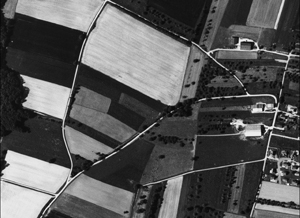
#> input picture 4 Term Project/road.jpg, 300 x 218 px
$ jupyter execute --allow-errors Term_test1.ipynb   (Python 2 division)   (older library calls are emulated)
#> lines starting #> are read from the running program, lines starting #| are printed output that depends on the picture; long printed decimals are rounded
##### UNIST 20115009 Kyunghoon Kim

# Recovering Line-Networks in Images by Junction-Point Processes
http://ieeexplore.ieee.org/xpls/abs_all.jsp?arnumber=6619091&tag=1

This is about simulation of CVPR paper.

[cell 1]
from PIL import Image # Load PIL(Python Image Library)
import matplotlib.pyplot as plt # Load pyplot library
import numpy as np # Load Numerical Library
import copy
import timeit
import math
import random

[cell 2]
im = Image.open('road.jpg') # Load the image file
#> im is the input picture: PIL image 300x218 RGB; min 2, max 249, mean 89.1
imarray = np.array(im) # Construct the array
print im.size
#| (300, 218)

[cell 3]
imgray = im.convert('L') # Convert the image to gray scale
plt.imshow(imgray, cmap=plt.get_cmap('gray'), interpolation='nearest') # interpolation='nearest' simply display the image without try to interpolate betwen pixels if the display resolution is not the same as the image resolution (which is most often the case). It will results in an image in which is image pixel is displayed as a square of multiple display pixels.

imgray_array = np.array(imgray) # Let imgray_array be the array of imgray.
print imgray_array # As we know, each pixels have a color value.
#> (printed output is left out)

[cell 4]
plt.hist(imgray_array.flatten(), 256, [0,256]);
#> figure, not shown here; tallest bar 1464 high, from x = 36 to 37

[cell 5]
img = imgray_array
print im.size
#| (300, 218)

### Poisson Distribution $f(n;\lambda)=\frac{\lambda^n e^{-\lambda}}{n!}$

The Poisson parameter $\lambda_F$ which represents the expected number of junction-points is calculated as the average number of junction-points in the annotated image samples.

[cell 6]
lambda_F = 10
def poisson_dist(n, lamb):
    return (lamb**n*math.exp(-lamb))/math.factorial(n)

### the Occurrence probability of a k-junction-point in $x$

The Maximum Likelihood Estimate of each occurrence probability $p_k \in \mathcal{P}$ is given by the rate of k-junction-points in the annotated image samples.

### $\alpha$ : the Collection of the parameter sets $\{\alpha_1 , \cdots , \alpha_k \}$ of the Dirichlet distribution of the k-junction-points with $k\geq 1$.

Since there is no closed-form solution for the Maximum Likelihood Estimate of Dirichlet distribution, we apply a fixed-point iteration to estimate the parameter set $\alpha$[1].

[1]: Minka, Thomas P. "Estimating a Dirichlet distribution.", 2000

### $H_w$

$H_w$ is estimated by counting the number of lines with different widths from the annotated image samples.

# Optimization

### RJMCMC

#### Birth and death kernel

$$\frac{Q_{BD} (x' \rightarrow x )}{Q_{BD} (x \rightarrow x' )} = \frac{p_d}{p_b}\frac{\lambda_F}{n(x')}$$

$\lambda_F$ is the Poisson parameter representing the expected number of junction-points in the domain $F$.

$n(x')$ is the number of jucntion-points in the proposed configuration $x'$.

$p_d$ is the probability of choosing a death.

$p_b$ is the probability of choosing a birth. In practice, $p_d=p_b=0.5$.

#### Transition kernel

The translation kernel allows a junction-point to be moved without modifying the graph complexity. As the translation of a junction-point is proposed randomly, the proposition kernel ratio is simply given by
$$\frac{Q_T (x'\rightarrow x)}{Q_T(x\rightarrow x')}=1$$

# TEST

[cell 7]
plt.imshow(img, cmap=plt.get_cmap('gray'), interpolation='nearest')

[cell 8]
imgy, imgx = img.shape
#> imgy = 218; imgx = 300
print imgx, imgy
#| 300 218
total = imgx*imgy
#> total = 65400

### Image gradient Magnitude

[cell 9]
from scipy.ndimage import filters
imx = np.zeros(img.shape)
imy = np.zeros(img.shape)
#filters.sobel(img, 1, imx)

$I_x$

[cell 10]
for j in xrange(imgy-1):
    for i in xrange(imgx-1):
        imx[j,i]=img[j,i+1]-img[j,i] # delta x is 1
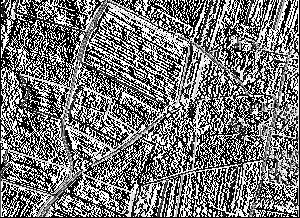
#> imx: shape (218, 300) float64; min 0, max 255, mean 119

[cell 11]
plt.imshow(imx, cmap=plt.get_cmap('gray'), interpolation='nearest')

$I_y$

[cell 12]
for j in xrange(imgx-1):
    for i in xrange(imgy-1):
        imy[i, j]=img[i+1,j]-img[i, j] # delta y is 1
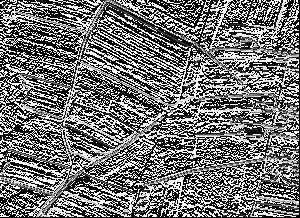
#> imy: shape (218, 300) float64; min 0, max 255, mean 115.5

[cell 13]
plt.imshow(imy, cmap=plt.get_cmap('gray'), interpolation='nearest')

##### Gradient Magnitude $|\nabla I|=\sqrt{I_x^2 + I_y^2}$

[cell 14]
img_grad = np.zeros(img.shape)
for j in xrange(imgy-1):
    for i in xrange(imgx-1):
        img_grad[j, i] = math.sqrt(imx[j, i]**2 + imy[j, i]**2)
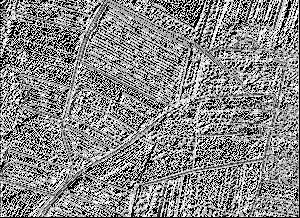
#> img_grad: shape (218, 300) float64; min 0, max 360.6, mean 194; drawn with min black and max white

[cell 15]
plt.imshow(img_grad, cmap=plt.get_cmap('gray'), interpolation='nearest')

[cell 16]
fig, ax = plt.subplots(1, 4, figsize=(15,10))
ax[0].imshow(img, cmap=plt.get_cmap('gray'), interpolation='nearest')
ax[0].set_title('original image')
ax[1].imshow(imx, cmap=plt.get_cmap('gray'), interpolation='nearest')
ax[1].set_title('x-derivative')
ax[2].imshow(imy, cmap=plt.get_cmap('gray'), interpolation='nearest')
ax[2].set_title('y-derivative')
ax[3].imshow(img_grad, cmap=plt.get_cmap('gray'), interpolation='nearest')
ax[3].set_title('Gradient magnitude')

But we use the sobel filter for the performance. http://docs.scipy.org/doc/scipy-0.14.0/reference/generated/scipy.ndimage.filters.sobel.html

[cell 17]
from scipy.ndimage import filters

imx = np.zeros(img.shape)
filters.sobel(img, 1, imx)
imy = np.zeros(img.shape)
filters.sobel(img, 0, imy)
img_grad = np.sqrt(imx**2 + imy**2)

fig, ax = plt.subplots(1, 4, figsize=(15,10))
ax[0].imshow(img, cmap=plt.get_cmap('gray'), interpolation='nearest')
ax[0].set_title('original image')
ax[1].imshow(imx, cmap=plt.get_cmap('gray'), interpolation='nearest')
ax[1].set_title('x-derivative')
ax[2].imshow(imy, cmap=plt.get_cmap('gray'), interpolation='nearest')
ax[2].set_title('y-derivative')
ax[3].imshow(img_grad, cmap=plt.get_cmap('gray'), interpolation='nearest')
ax[3].set_title('Gradient magnitude')

[cell 18]
plt.imshow(img_grad, cmap=plt.get_cmap('gray'), interpolation='nearest')

[cell 19]
plt.plot(img_grad[0]) # for first row of image
#> figure, not shown here; curve peaks at x = 284, y = 724.5

So I assume that the boundary $\partial G_x$ of the line region if img_grad value is bigger than 200

### Random Choice

[cell 20]
def rand(imgx, imgy):
    x = random.choice(range(imgx))
    y = random.choice(range(imgy))
    return x, y

========================================================================================

## Initialize $X_0 = w^{(0)}$, $t=0$

[cell 21]
sample = 10 # the number of randomly selected points

fig, ax = plt.subplots(1,1, figsize=(5,5))
ax.set_xlim([0,300])
# ax.set_ylim([0,200])

ax.imshow(img, cmap=plt.get_cmap('gray'), interpolation='nearest')
w = []
for i in xrange(sample):
    x, y = rand(imgx, imgy)
    w.append([x,y])
    ax.plot(x, y, '.r')

#A. Chose a sub-kernel $Q_m$ according to probability $p_m$

$$Q(w\rightarrow .) = \sum_m p_m Q_m(w\rightarrow . )$$

- $p_1=0.5$, $Q_{BD}$, Birth and death kernel
- $p_2=0.5$, $Q_{T}$, Transition kernel

[cell 22]
r = random.random()
#> (the rest of this cell did not finish here and is left out)

##A.1 Birth and death kernel

$$\frac{Q_{BD} (x' \rightarrow x )}{Q_{BD} (x \rightarrow x' )} = \frac{p_d}{p_b}\frac{\lambda_F}{n(x')}$$

$\lambda_F$ is the Poisson parameter representing the expected number of junction-points in the domain $F$.

$n(x')$ is the number of jucntion-points in the proposed configuration $x'$.

$p_d$ is the probability of choosing a death.

$p_b$ is the probability of choosing a birth. In practice, $p_d=p_b=0.5$.

[cell 23]
def Q_BD(w):
    if random.random()>0.5:
        # Birth
        x, y = rand(imgx, imgy)
        w.append([x, y])
    else:
        # Death
        w.pop(w.index(random.choice(w)))
    return w

##A.2 Transition kernel

The translation kernel allows a junction-point to be moved without modifying the graph complexity. As the translation of a junction-point is proposed randomly, the proposition kernel ratio is simply given by
$$\frac{Q_T (x'\rightarrow x)}{Q_T(x\rightarrow x')}=1$$

[cell 24]
def Q_T(w):
    return 1

* In this kernel, Green ratio is just calculated by the density $h(.)$ and the temparature $T_t$.

##### $\lambda_F$, lambda_F

[cell 25]
n = 11 # the number of junction-points
p = float(n)/total
#> p = 0.000168
lambda_F = n*p
#> lambda_F = 0.00185
print lambda_F
#| 0.00185

# B. the probability density $h$

$h(x)\propto h_d(x)h_p(x)$

## B.1 Data consistency $h_d$

We use the two conventional assumptions(similar colors, large gradients) to design the data consistency density $h_d$.
$$h_d(x)\propto \prod_{p\in I}P(I_p | G_x )$$

[cell 26]
plt.figure(figsize=(15,15))
plt.imshow(img_grad, interpolation='nearest')

We must make 'Region-based intensity' and 'Boundary-based intensity'. But I don't know the algorithm. So just consider the simple approaches.

Boundary means highvalue-lowvalue-highvalue. So I will extract this pattern from each row.

[cell 27]
plt.imshow(img_grad[80:100,60:80], interpolation='nearest')
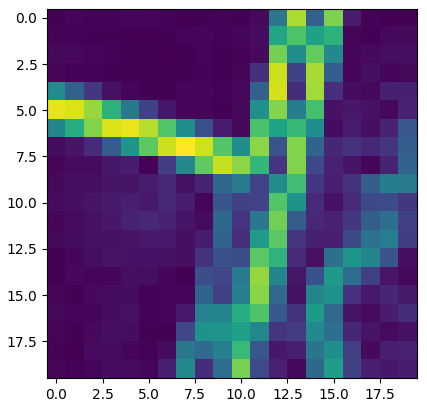
#> figure drawn by matplotlib, 1 panel

[cell 28]
plt.plot(img_grad[80:100,60:80]);
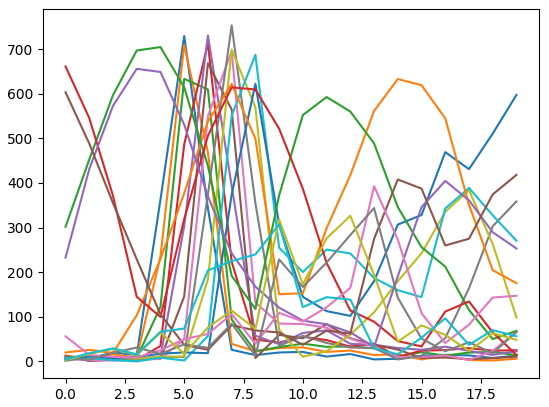
#> figure drawn by matplotlib, 1 panel; curve peaks at x = 5, y = 729.6; curve peaks at x = 5, y = 709.8; curve peaks at x = 5, y = 633.5

E.g., this pattern is boundary. I consider that the region is area between boundarys. So the region [13-15] is one region.

[cell 29]
plt.plot(img_grad[80:100,60:80][0]);
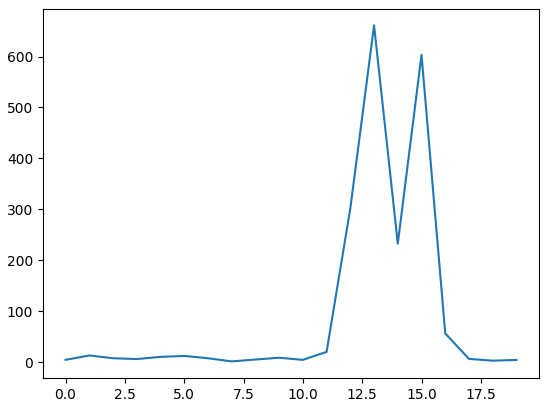
#> figure drawn by matplotlib, 1 panel; curve peaks at x = 13, y = 661.2

[cell 30]
plt.plot(img_grad[80])
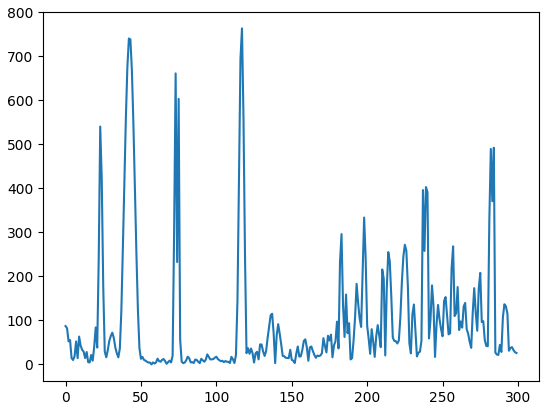
#> figure drawn by matplotlib, 1 panel; curve peaks at x = 117, y = 763.5

[cell 31]
row = img_grad[80]
left = row[0]
#> left = 87.13
temp = []
for right in row[1:]:
    if right>left and right>200: # differential > 0 and threshold of intensity
        left = right
        temp.append(right)
    else:
        left = right
        temp.append(0)
plt.plot(temp)
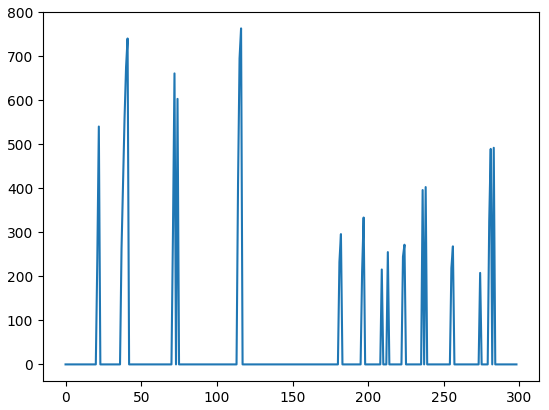
#> figure drawn by matplotlib, 1 panel; curve peaks at x = 116, y = 763.5

[cell 32]
interval = 8 # Take the interval [pixel, pixel+interval] at each pixel

index = 0
region = np.zeros(img.shape)
#> (the rest of this cell did not finish here and is left out)

### B.1.1 Region-based intensity Function

I consider that the region is area between boundarys.

[cell 33]
def region_based(interval):
#> called with interval = 4
    threshold = 300
    region = np.zeros(img.shape)
    column = 0
    for row in img_grad:
        left = row[0]
        temp = []
        for right in row[1:]:
            if right>left and right>threshold: # differential > 0
                left = right
                temp.append(right)
            else:
                left = right
                temp.append(0)

        index = 0
        for value in temp:
            next_index = min(index+interval, len(temp))
            test_box = []
            if value != 0:
                d1 = temp[index]
                for d2 in temp[index+1:next_index]:
                    if d2 > d1:
                        test_box.append(1)
                    else:
                        test_box.append(0)
                    d1 = d2

            """ Search pattern """
            pattern_box = array(test_box)
            pos = np.where(pattern_box == 1)[0]
            if pos.size > 0:
                d1 = pos[0]
                ox = 0
                for d2 in pos[1:]:
                    if d2 != d1+1:
                        ox = 1
                    d1 = d2
                if ox == 1:
                    for k in range(min(pos),max(pos)+1):
                        region[column, index+k] = 1

            index += 1
        column += 1
#> region: shape (218, 300) float64; every value is 0
#> after the loop, column = 0
    return region

[cell 34]
fig, ax = plt.subplots(1, 4, figsize=(15,10))
#> (the rest of this cell did not finish here and is left out)

If we combine with "interval 4" and "interval 8" for noise remove or consider vertical direction, then more good. But there is no time. We use "interval 8" as the region-based intensity.

Compare it with original image.

[cell 35]
plt.imshow(img, cmap=plt.get_cmap('gray'), interpolation='nearest')

### B.1.2 Boundary-based intensity Function

[cell 36]
fig, ax = plt.subplots(1, 4, figsize=(15,10))
ax[0].imshow(img_grad>200, cmap=plt.get_cmap('gray'), interpolation='nearest')
ax[0].set_title('|gradient| > 200')
ax[1].imshow(img_grad>300, cmap=plt.get_cmap('gray'), interpolation='nearest')
ax[1].set_title('|gradient| > 300')
ax[2].imshow(img_grad>400, cmap=plt.get_cmap('gray'), interpolation='nearest')
ax[2].set_title('|gradient| > 400')
ax[3].imshow(img_grad>500, cmap=plt.get_cmap('gray'), interpolation='nearest')
ax[3].set_title('|gradient| > 500')
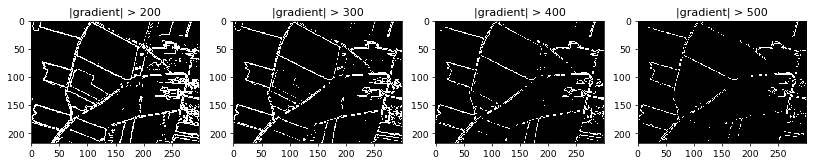
#> figure drawn by matplotlib, 4 panels

### B.1.3 the normalized histogram $H_r$

The histograms $H_r$ is estimated by counting the number of pixels with different colors in line regions.

#> (a cell that did not finish here is left out)


[cell 38]
histogram1 = np.zeros(img.shape)
index_row = 0
#> (the rest of this cell did not finish here and is left out)

[cell 39]
plt.imshow(histogram1, interpolation='nearest')

##### line_region_dist is $H_r$

[cell 40]
flat = histogram1.flatten()
flat = np.delete(flat, np.where(flat == 0)) # delete 0 for distribution
#> flat = empty array
line_region_dist = plt.hist(flat, 256, normed=True);
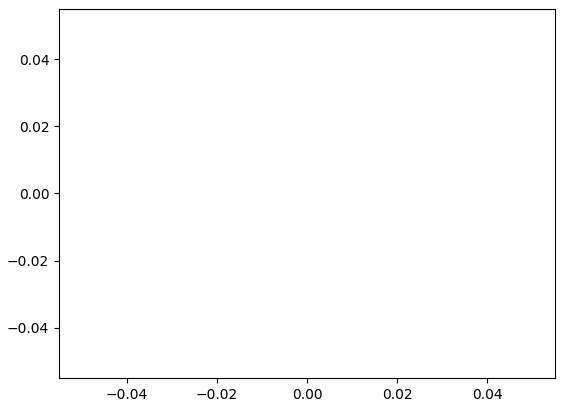
#> figure drawn by matplotlib, 1 panel

### B.1.4 the normalized histogram $H_n$

The histograms $H_n$ is estimated by counting the number of pixels with different colors in non-line regions.

[cell 41]
histogram2 = np.zeros(img.shape)
index_row = 0
#> (the rest of this cell did not finish here and is left out)

[cell 42]
plt.imshow(histogram2, interpolation='nearest')

##### non-line_region_dist is $H_n$

[cell 43]
flat = histogram2.flatten()
flat = np.delete(flat, np.where(flat == 0)) # delete 0 for distribution
nonline_region_dist = plt.hist(flat, 256, normed=True);

### B.1.5 local likelihood $P(I_p | G_x )$ on each pixel p of the image

$I_p$ is the color intensity of the image at $p$.

The local likelihood at pixel $p$ is expressed by taking into account both color similarity on the lines and discontinuity on the line borders.

[cell 44]
p=[0,0] # pixel
Ip = img[p[0], p[1]] # i_p , intensity of pixel p
#> Ip = 13

[cell 45]
G_x = w # Modify

[cell 46]
Ip
#> Out = 13

#> (a cell that did not finish here is left out)

[cell 48]
def data_consistency(w, G):
    result = []
    for wi in w:
        i, j = wi # index
        Ip = img[j, i] # intensity

        if line_region[j, i] > 0:
            nabla = img_grad[j, i]
        else:
            nabla = 1

        if p in G_x:
            """d_inside"""
            print 'inside'
            dvalue = line_region_dist[0][Ip]*nabla
        else:
            print 'outside'
            """d_outside"""
            dvalue = nonline_region_dist[0][Ip]*nabla
        result.append(dvalue)
        print "P(I_p|G_x)=", dvalue
#> this loop made 1 pass
#> Ip on pass 1: 42
#> after the loop, result = []
    return result
